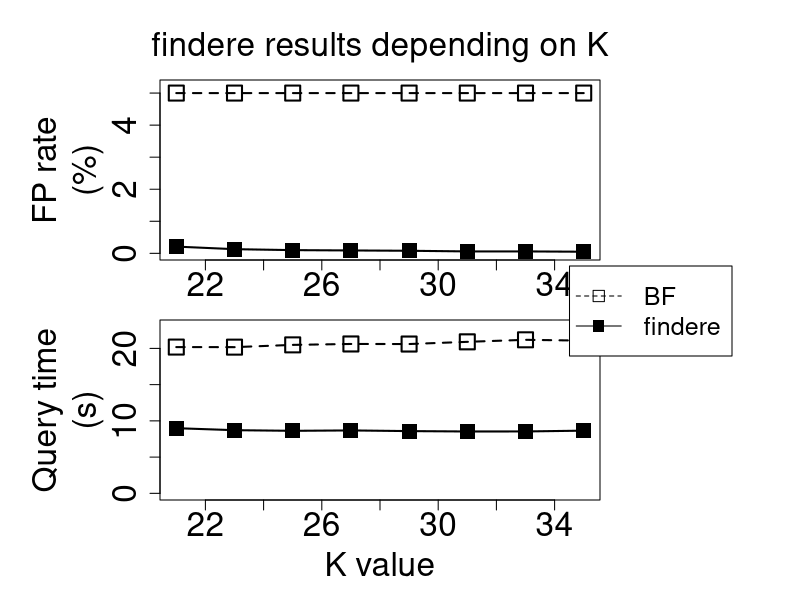

Recreate this plot in R.

pdf(file="fpr_time_wrt_K.pdf",width=10,height=7)
resetPar <- function() {
  dev.new()
  op <- par(no.readonly = TRUE)
  dev.off()
  op
}
resetPar()

setwd("~/workspace/findere/paper_companion/HMP_analyses/wrt_K")
dev.new()


data = read.table("data_wrtK.txt", head=T)


dev.off()
windows(width = 4.5, height = 4)
opar <- par(no.readonly = TRUE)
# par(cex=1, mai=c(0.1,0.1,0.2,0.1))
par(mar = c(5, 5, 4, 10))
par(fig=c(0,1,0.4,1), mar = par("mar") + c(0, 3, 0, 0))
plot(data$fpr_findere~data$K,xlab="",ylab="FP rate
(%)", lwd=2, pch=15, col="black", 
      type="o",  mgp=c(3,1,0), cex=2, ylim=c(0,5.2),  cex.main = 2, cex.lab = 2, cex.axis = 2)
mtext("findere results depending on K", side=3, line=1, cex=2)
par(new=TRUE)
plot(data$fpr_bf~data$K,xlab="",ylab="", lwd=2, pch=0, col="black", lty=2, axes=FALSE,ylim=c(0,5.2), 
     type="o",  mgp=c(3,1,0), cex=2,  cex.main = 2, cex.lab = 2, cex.axis = 2)
# TIME
par(fig=c(0,1,0,0.6), new = TRUE)
plot(data$time_findere_query~data$K,xlab="K value",ylab="Query time
(s)", lwd=2, pch=15, col="black", 
     type="o",  mgp=c(3,1,0), cex=2, ylim=c(0,23),  cex.main = 2, cex.lab = 2, cex.axis = 2)
par(new=TRUE)
plot(data$time_bf~data$K,xlab="",ylab="", lwd=2, pch=0, col="black", lty=2, axes=FALSE,ylim=c(0,23), 
     type="o",  mgp=c(3,1,0), cex=2,  cex.main = 2, cex.lab = 2, cex.axis = 2)


#par(mar = c(6, 4.1, 4, 5), new = TRUE)
# par(fig=c(0,1,0.0,0.2), new = TRUE)
legend(x = "topright",
       inset = c(-0.3, -0.3), # You will need to fine-tune the second
       # value depending on the windows size
       legend = c("BF", "findere"), 
       lty = c(2, 1),
       # col = c(, 3),
       pch=c(0,15), lwd=1, cex = 1.5,
       xpd = TRUE, # You need to specify this graphical parameter to add
       # the legend outside the plot area
       ) # Horizontal legend. You can also set the number
# of columns with the argument ncol
# if horiz = FALSE

dev.off()


# legend( x="topleft",
#         legend=c("BF", "findere"), cex = 2,
#         col=c("black"), lty=c(2,1),
#         pch=c(0,15), lwd=1,merge=TRUE, bty = "n")

# par(fig=c(0,1,0.0,0.15), new = TRUE)


